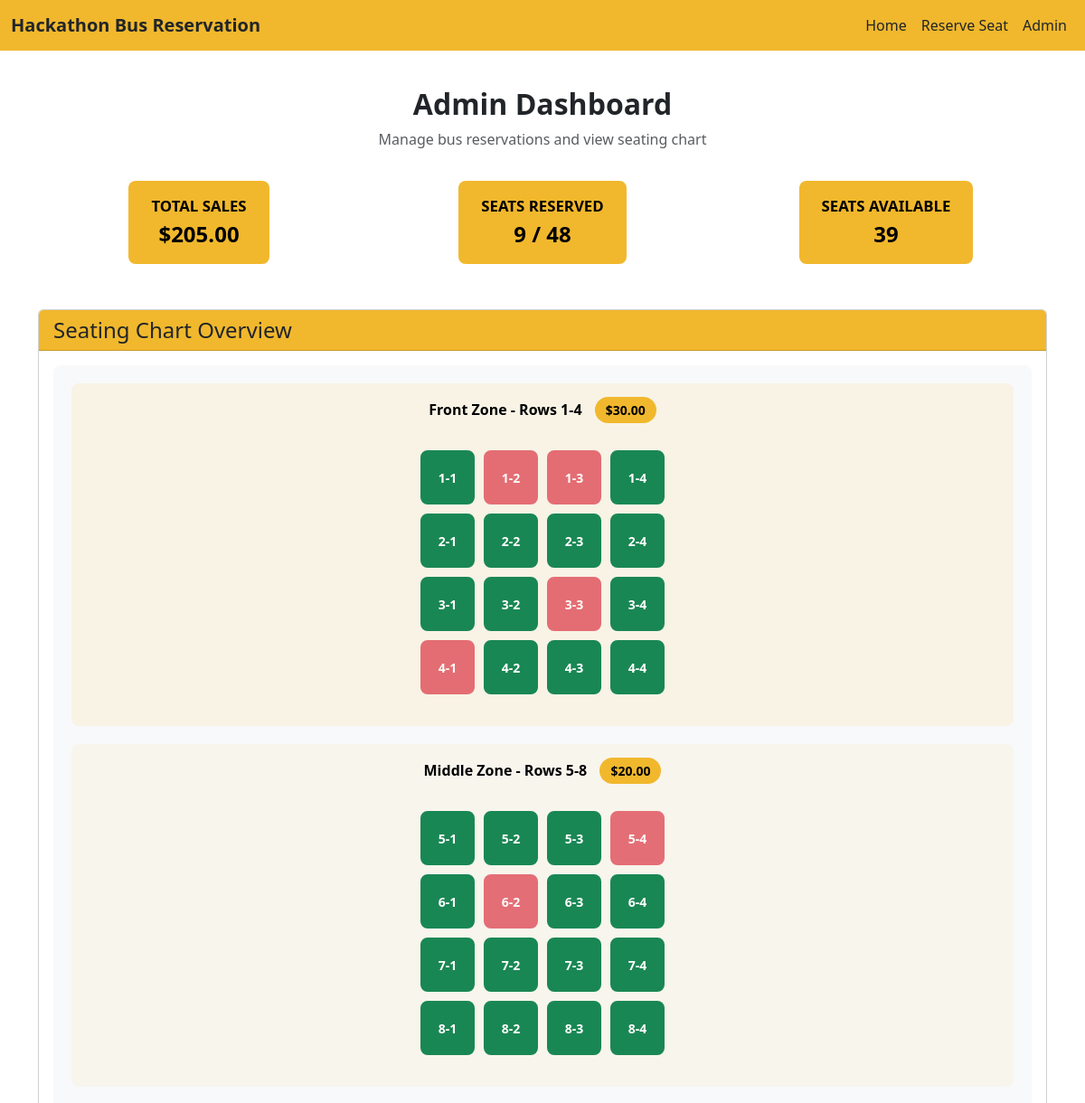
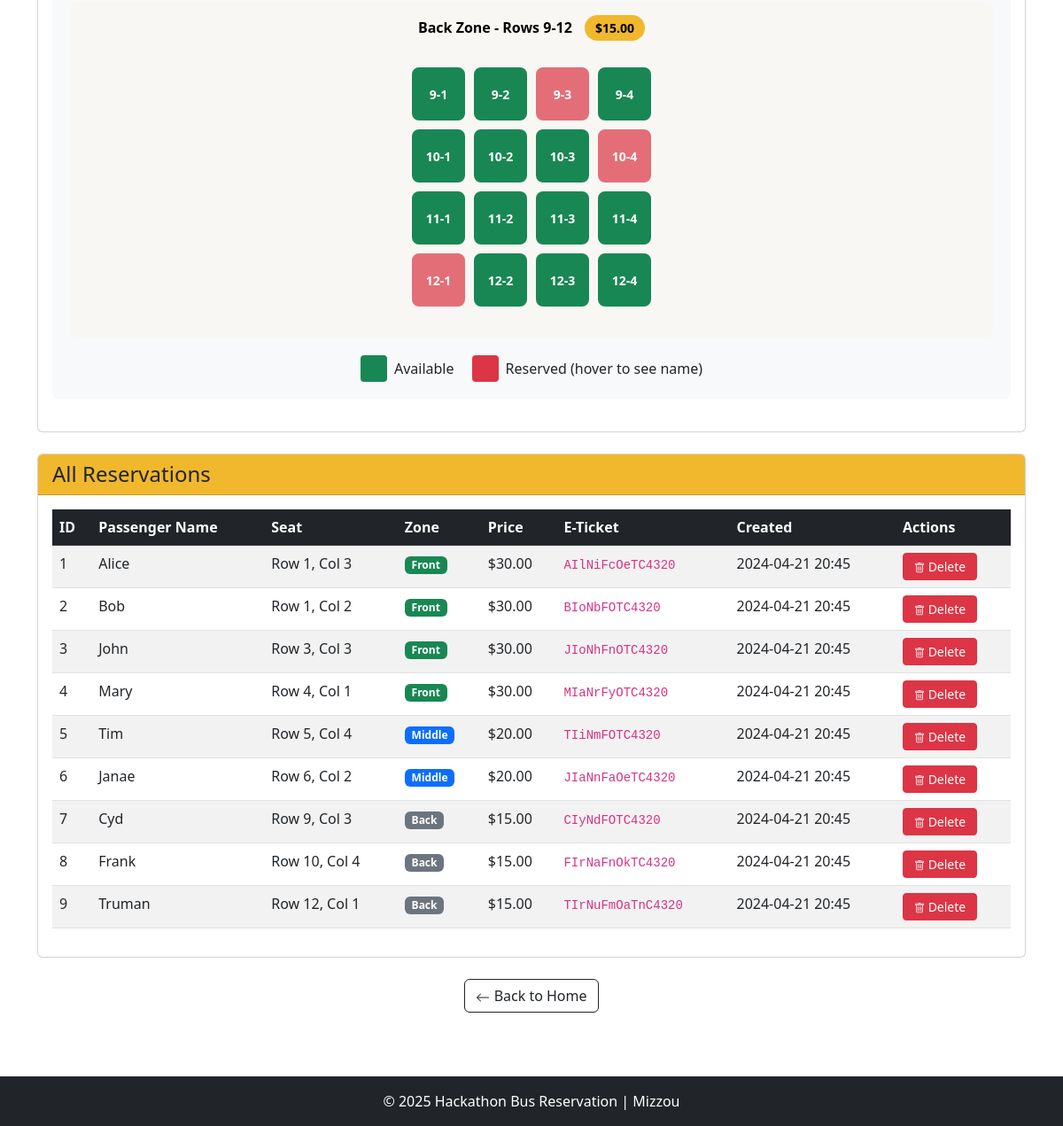
The page /admin/dashboard (signed in) on the database its author committed (2 pictures, top to bottom).
### app.py (models this page shows, shortened)
class Reservation(db.Model):
    __tablename__ = "reservations"
    id = db.Column(db.Integer, primary_key=True)
    passengerName = db.Column(db.Text, nullable=False)
    seatRow = db.Column(db.Integer, nullable=False)
    seatColumn = db.Column(db.Integer, nullable=False)
    eTicketNumber = db.Column(db.Text, nullable=False)
    created = db.Column(db.DateTime, nullable=False, default=datetime.utcnow)

### app.py (the view)
@app.route("/admin/dashboard")
def admin_dashboard():
    if not session.get("admin_logged_in"):
        flash("Please log in to access the admin dashboard.", "warning")
        return redirect(url_for("admin"))
    total_seats = 48
    reserved_count = Reservation.query.count()
    available_count = total_seats - reserved_count
    total_sales = get_total_sales()
    availability = get_seat_availability_grid()
    seat_names = get_seat_names_grid()
    reservations = Reservation.query.order_by(Reservation.created.desc()).all()
    return render_template(
        "admin_dashboard.html",
        total_sales=total_sales,
        reserved_count=reserved_count,
        total_seats=total_seats,
        available_count=available_count,
        availability=availability,
        seat_names=seat_names,
        reservations=reservations,
    )

### app.py (called while the page is built)
def calculate_seat_price(row):
    if row < 0 or row > 11:
        raise ValueError("Row must be between 0 and 11")
    if row <= 3:
        return 30.0  # Front zone (rows 0-3)
    elif row <= 7:
        return 20.0  # Middle zone (rows 4-7)
    else:
        return 15.0  # Back zone (rows 8-11)

def get_total_sales():
    total = 0.0
    reservations = Reservation.query.all()
    for reservation in reservations:
        price = calculate_seat_price(reservation.seatRow)
        total += price
    return total

def get_seat_availability_grid():
    availability = [[True for _ in range(4)] for _ in range(12)]
    reservations = Reservation.query.all()
    for reservation in reservations:
        if 0 <= reservation.seatRow <= 11 and 0 <= reservation.seatColumn <= 3:
            availability[reservation.seatRow][reservation.seatColumn] = False
    return availability

def get_seat_names_grid():
    seat_names = [[None for _ in range(4)] for _ in range(12)]
    reservations = Reservation.query.all()
    for reservation in reservations:
        if 0 <= reservation.seatRow <= 11 and 0 <= reservation.seatColumn <= 3:
            seat_names[reservation.seatRow][reservation.seatColumn] = reservation.passengerName
    return seat_names

### templates/admin_dashboard.html (shortened to what this page needs)
{% extends "base.html" %}
{% block content %}
<div class="text-center mb-4">
    <h2 class="fw-bold">Admin Dashboard</h2>
    <p class="text-muted">Manage bus reservations and view seating chart</p>
</div>
<div class="row mb-4">
    <div class="col-md-4 text-center mb-3">
        <div class="stats-badge">
            <div class="text-uppercase small">Total Sales</div>
            <div class="fs-4">
                {% if total_sales is defined %}
                    ${{ "%.2f"|format(total_sales) }}
                {% else %}
                    $0.00
                {% endif %}
            </div>
        </div>
    </div>
    <div class="col-md-4 text-center mb-3">
        <div class="stats-badge">
            <div class="text-uppercase small">Seats Reserved</div>
            <div class="fs-4">
                {% if reserved_count is defined %}
                    {{ reserved_count }} / {{ total_seats|default(48) }}
                {% else %}
                    0 / 48
                {% endif %}
            </div>
        </div>
    </div>
    <div class="col-md-4 text-center mb-3">
        <div class="stats-badge">
            <div class="text-uppercase small">Seats Available</div>
            <div class="fs-4">
                {% if available_count is defined %}
                    {{ available_count }}
                {% else %}
                    48
                {% endif %}
            </div>
        </div>
    </div>
</div>
<div class="card mb-4">
    <div class="card-header bg-mizzou-gold text-dark">
        <h4 class="mb-0">Seating Chart Overview</h4>
    </div>
    <div class="card-body">
        <div class="seating-chart-container">
            <div class="zone zone-front">
                <div class="zone-label">
                    Front Zone - Rows 1-4
                    <span class="zone-price">$30.00</span>
                </div>
                <div class="seating-chart">
                    {% for row in range(1, 5) %}
                        {% for col in range(1, 5) %}
                            {% if availability is defined and availability[row-1][col-1] == False %}
                                <div class="seat seat-reserved"
                                     {% if seat_names is defined and seat_names[row-1][col-1] %}
                                     title="{{ seat_names[row-1][col-1] }}"
                                     {% endif %}>
                                    {{ row }}-{{ col }}
                                </div>
                            {% else %}
                                <div class="seat seat-available">
                                    {{ row }}-{{ col }}
                                </div>
                            {% endif %}
                        {% endfor %}
                    {% endfor %}
                </div>
            </div>
            <div class="zone zone-middle">
                <div class="zone-label">
                    Middle Zone - Rows 5-8
                    <span class="zone-price">$20.00</span>
                </div>
                <div class="seating-chart">
                    {% for row in range(5, 9) %}
                        {% for col in range(1, 5) %}
                            {% if availability is defined and availability[row-1][col-1] == False %}
                                <div class="seat seat-reserved"
                                     {% if seat_names is defined and seat_names[row-1][col-1] %}
                                     title="{{ seat_names[row-1][col-1] }}"
                                     {% endif %}>
                                    {{ row }}-{{ col }}
                                </div>
                            {% else %}
                                <div class="seat seat-available">
                                    {{ row }}-{{ col }}
                                </div>
                            {% endif %}
                        {% endfor %}
                    {% endfor %}
                </div>
            </div>
            <div class="zone zone-back">
                <div class="zone-label">
                    Back Zone - Rows 9-12
                    <span class="zone-price">$15.00</span>
                </div>
                <div class="seating-chart">
                    {% for row in range(9, 13) %}
                        {% for col in range(1, 5) %}
                            {% if availability is defined and availability[row-1][col-1] == False %}
                                <div class="seat seat-reserved"
                                     {% if seat_names is defined and seat_names[row-1][col-1] %}
                                     title="{{ seat_names[row-1][col-1] }}"
                                     {% endif %}>
                                    {{ row }}-{{ col }}
                                </div>
                            {% else %}
                                <div class="seat seat-available">
                                    {{ row }}-{{ col }}
                                </div>
                            {% endif %}
                        {% endfor %}
                    {% endfor %}
                </div>
            </div>
            <div class="seat-legend">
                <div class="legend-item">
                    <div class="legend-box legend-available"></div>
                    <span>Available</span>
                </div>
                <div class="legend-item">
                    <div class="legend-box legend-reserved"></div>
                    <span>Reserved (hover to see name)</span>
                </div>
            </div>
        </div>
    </div>
</div>
<div class="card">
    <div class="card-header bg-mizzou-gold text-dark">
        <h4 class="mb-0">All Reservations</h4>
    </div>
    <div class="card-body">
        {% if reservations is defined and reservations|length > 0 %}
            <div class="table-responsive">
                <table class="table table-striped table-hover">
                    <thead class="table-dark">
                        <tr>
                            <th>ID</th>
                            <th>Passenger Name</th>
                            <th>Seat</th>
                            <th>Zone</th>
                            <th>Price</th>
                            <th>E-Ticket</th>
                            <th>Created</th>
                            <th class="table-actions">Actions</th>
                        </tr>
                    </thead>
                    <tbody>
                        {% for reservation in reservations %}
                            <tr>
                                <td>{{ reservation.id }}</td>
                                <td>{{ reservation.passengerName }}</td>
                                <td>Row {{ reservation.seatRow + 1 }}, Col {{ reservation.seatColumn + 1 }}</td>
                                <td>
                                    {% if reservation.seatRow >= 0 and reservation.seatRow <= 3 %}
                                        <span class="badge bg-success">Front</span>
                                    {% elif reservation.seatRow >= 4 and reservation.seatRow <= 7 %}
                                        <span class="badge bg-primary">Middle</span>
                                    {% else %}
                                        <span class="badge bg-secondary">Back</span>
                                    {% endif %}
                                </td>
                                <td>
                                    {% if reservation.seatRow >= 0 and reservation.seatRow <= 3 %}
                                        $30.00
                                    {% elif reservation.seatRow >= 4 and reservation.seatRow <= 7 %}
                                        $20.00
                                    {% else %}
                                        $15.00
                                    {% endif %}
                                </td>
                                <td><code>{{ reservation.eTicketNumber }}</code></td>
                                <td>{{ reservation.created.strftime('%Y-%m-%d %H:%M') if reservation.created else 'N/A' }}</td>
                                <td class="table-actions">
                                    <form method="POST"
                                          action="{{ url_for('admin_delete', reservation_id=reservation.id) }}"
                                          style="display: inline;"
                                          onsubmit="return confirmDelete('{{ reservation.passengerName }}', 'Row {{ reservation.seatRow + 1 }}, Col {{ reservation.seatColumn + 1 }}');">
                                        <button type="submit" class="btn btn-danger btn-sm btn-delete">
                                            Delete
                                        </button>
                                    </form>
                                </td>
                            </tr>
                        {% endfor %}
                    </tbody>
                </table>
            </div>
        {% endif %}
    </div>
</div>
<div class="text-center mt-4">
    <a href="{{ url_for('index') }}" class="btn btn-outline-dark">
        <svg xmlns="http://www.w3.org/2000/svg" width="16" height="16" fill="currentColor" class="bi bi-arrow-left" viewBox="0 0 16 16">
            <path fill-rule="evenodd" d="M15 8a.5.5 0 0 0-.5-.5H2.707l3.147-3.146a.5.5 0 1 0-.708-.708l-4 4a.5.5 0 0 0 0 .708l4 4a.5.5 0 0 0 .708-.708L2.707 8.5H14.5A.5.5 0 0 0 15 8"/>
        </svg>
        Back to Home
    </a>
</div>
{% endblock %}

### templates/base.html (shortened to what this page needs)
<!DOCTYPE html>
<html lang="en">
<head>
    <link href="https://cdn.jsdelivr.net/npm/bootstrap@5.3.0/dist/css/bootstrap.min.css" rel="stylesheet">
    <link rel="stylesheet" href="{{ url_for('static', filename='style.css') }}">
</head>
<body>
    <nav class="navbar navbar-expand-lg navbar-dark bg-mizzou-gold">
        <div class="container-fluid">
            <a class="navbar-brand text-dark fw-bold" href="{{ url_for('index') }}">
                Hackathon Bus Reservation
            </a>
            <div class="collapse navbar-collapse" id="navbarNav">
                <ul class="navbar-nav ms-auto">
                    <li class="nav-item">
                        <a class="nav-link text-dark" href="{{ url_for('index') }}">Home</a>
                    </li>
                    <li class="nav-item">
                        <a class="nav-link text-dark" href="{{ url_for('reserve') }}">Reserve Seat</a>
                    </li>
                    <li class="nav-item">
                        <a class="nav-link text-dark" href="{{ url_for('admin') }}">Admin</a>
                    </li>
                </ul>
            </div>
        </div>
    </nav>
    <main class="container my-4">
        {% block content %}{% endblock %}
    </main>
    <footer class="bg-dark text-white text-center py-3 mt-5">
        <div class="container">
            <p class="mb-0">&copy; 2025 Hackathon Bus Reservation | Mizzou</p>
        </div>
    </footer>
</body>
</html>

### static/style.css (style rules this page uses)
:root { --mizzou-gold: #F1B82D; --mizzou-black: #000000; --seat-available: #198754; --seat-reserved: #DC3545; --seat-selected: #0D6EFD; --seat-size: 60px; --zone-front: rgba(241, 184, 45, 0.1); --zone-middle: rgba(241, 184, 45, 0.06); --zone-back: rgba(241, 184, 45, 0.03); }
body { min-height: 100vh; display: flex; flex-direction: column; }
main { flex: 1; }
.bg-mizzou-gold { background-color: var(--mizzou-gold) !important; }
.seating-chart-container { background: #f8f9fa; border-radius: 8px; padding: 20px; margin-bottom: 20px; }
.seating-chart { display: grid; grid-template-columns: repeat(4, var(--seat-size)); gap: 10px; justify-content: center; padding: 20px 10px; }
.seat { width: var(--seat-size); height: var(--seat-size); display: flex; align-items: center; justify-content: center; border: 2px solid; border-radius: 8px; font-weight: bold; font-size: 14px; transition: all 0.3s ease; position: relative; }
.seat-available { background-color: var(--seat-available); border-color: var(--seat-available); color: white; cursor: pointer; }
.seat-reserved { background-color: var(--seat-reserved); border-color: var(--seat-reserved); color: white; cursor: not-allowed; opacity: 0.7; }
.zone { position: relative; padding: 15px; margin-bottom: 20px; border-radius: 8px; }
.zone-front { background-color: var(--zone-front); }
.zone-middle { background-color: var(--zone-middle); }
.zone-back { background-color: var(--zone-back); }
.zone-label { font-weight: bold; color: var(--mizzou-black); margin-bottom: 10px; text-align: center; font-size: 16px; }
.zone-price { display: inline-block; background-color: var(--mizzou-gold); color: var(--mizzou-black); padding: 4px 12px; border-radius: 20px; font-weight: 600; font-size: 14px; margin-left: 10px; }
.seat-legend { display: flex; justify-content: center; gap: 20px; margin-top: 20px; flex-wrap: wrap; }
.legend-item { display: flex; align-items: center; gap: 8px; }
.legend-box { width: 30px; height: 30px; border-radius: 4px; border: 2px solid; }
.legend-available { background-color: var(--seat-available); border-color: var(--seat-available); }
.legend-reserved { background-color: var(--seat-reserved); border-color: var(--seat-reserved); }
.stats-badge { background-color: var(--mizzou-gold); color: var(--mizzou-black); padding: 15px 25px; border-radius: 8px; font-weight: bold; font-size: 1.2rem; display: inline-block; margin: 10px; }
.table-actions { white-space: nowrap; }
.btn-delete { padding: 4px 12px; font-size: 14px; }

### rows shown on the page
Reservation: id "1", passengerName "Alice", reservation.seatRow+1 "1", reservation.seatColumn+1 "3", shows "Front", shows "$30.00", eTicketNumber "AIlNiFcOeTC4320", created "2024-04-21 20:45"
Reservation: id "2", passengerName "Bob", reservation.seatRow+1 "1", reservation.seatColumn+1 "2", shows "Front", shows "$30.00", eTicketNumber "BIoNbFOTC4320", created "2024-04-21 20:45"
Reservation: id "3", passengerName "John", reservation.seatRow+1 "3", reservation.seatColumn+1 "3", shows "Front", shows "$30.00", eTicketNumber "JIoNhFnOTC4320", created "2024-04-21 20:45"
Reservation: id "4", passengerName "Mary", reservation.seatRow+1 "4", reservation.seatColumn+1 "1", shows "Front", shows "$30.00", eTicketNumber "MIaNrFyOTC4320", created "2024-04-21 20:45"
Reservation: id "5", passengerName "Tim", reservation.seatRow+1 "5", reservation.seatColumn+1 "4", shows "Middle", shows "$20.00", eTicketNumber "TIiNmFOTC4320", created "2024-04-21 20:45"
Reservation: id "6", passengerName "Janae", reservation.seatRow+1 "6", reservation.seatColumn+1 "2", shows "Middle", shows "$20.00", eTicketNumber "JIaNnFaOeTC4320", created "2024-04-21 20:45"
Reservation: id "7", passengerName "Cyd", reservation.seatRow+1 "9", reservation.seatColumn+1 "3", shows "Back", shows "$15.00", eTicketNumber "CIyNdFOTC4320", created "2024-04-21 20:45"
Reservation: id "8", passengerName "Frank", reservation.seatRow+1 "10", reservation.seatColumn+1 "4", shows "Back", shows "$15.00", eTicketNumber "FIrNaFnOkTC4320", created "2024-04-21 20:45"
Reservation: id "9", passengerName "Truman", reservation.seatRow+1 "12", reservation.seatColumn+1 "1", shows "Back", shows "$15.00", eTicketNumber "TIrNuFmOaTnC4320", created "2024-04-21 20:45"

### other values the page prints
{{ "%.2f"|format(total_sales) }} "205.00"
{{ reserved_count }} "9"
{{ total_seats|default(48) }} "48"
{{ available_count }} "39"
{{ row }} "1" "1" "2" "2" "2" "2" "3" "3" "3" "4" "4" "4"
{{ col }} "1" "4" "1" "2" "3" "4" "1" "2" "4" "2" "3" "4"
{{ row }} "1" "1" "3" "4"
{{ col }} "2" "3" "3" "1"
{{ row }} "5" "5" "5" "6" "6" "6" "7" "7" "7" "7" "8" "8" "8" "8"
{{ col }} "1" "2" "3" "1" "3" "4" "1" "2" "3" "4" "1" "2" "3" "4"
{{ row }} "5" "6"
{{ col }} "4" "2"
{{ row }} "9" "9" "9" "10" "10" "10" "11" "11" "11" "11" "12" "12" "12"
{{ col }} "1" "2" "4" "1" "2" "3" "1" "2" "3" "4" "2" "3" "4"
{{ row }} "9" "10" "12"
